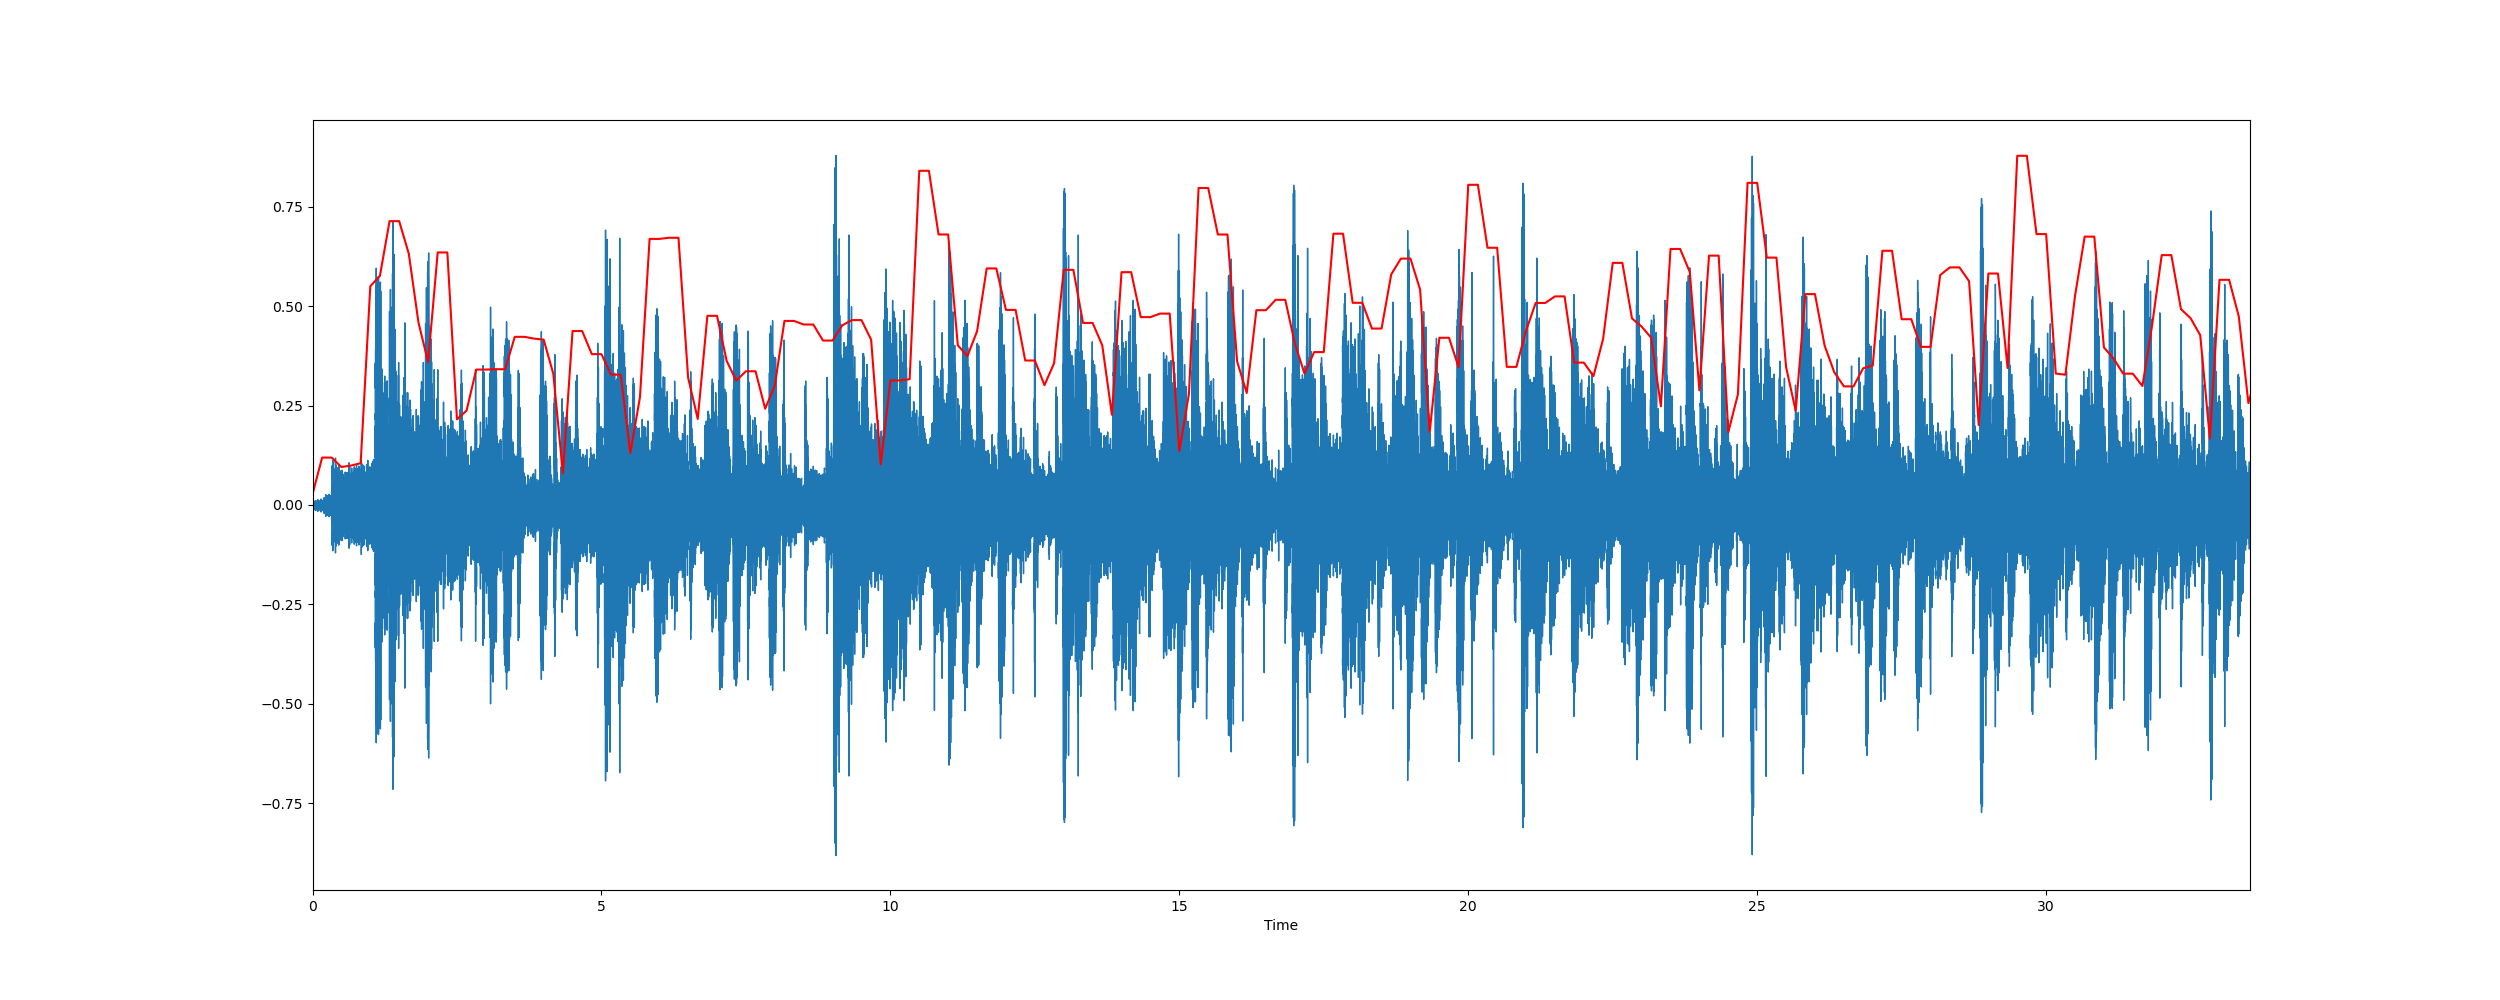

Source code (Python):
import  librosa
import librosa.display
import matplotlib.pyplot as plt
import numpy as np

debussy_file = "audios/sample1.wav"

debussy, sr = librosa.load(debussy_file)
sizeOfSignal = len(debussy)
FRAME_SIZE = 6144
HOP_LENGTH = int(FRAME_SIZE / 2)

def extractAmplitudeEnvelope(signal,  frame_size, hop_length):
    ae_signal = []
    for frame in range(0,len(signal),hop_length):
        current_frame_AE = (max(signal[frame:frame+frame_size]))
        ae_signal.append(current_frame_AE)
    return np.array(ae_signal)

def fancy_amplitude_envelope(signal, frame_size, hop_length):
    """Fancier Python code to calculate the amplitude envelope of a signal with a given frame size."""
    return np.array([max(signal[i:i+frame_size]) for i in range(0, len(signal), hop_length)])

def AEvsOrgPlot(original_signal, ae_signal, hop_length):
    frames = range(len(ae_signal))
    t = librosa.frames_to_time(frames, hop_length)
    plt.figure(figsize=(25,10))
    librosa.display.waveplot(original_signal)
    plt.plot(t,ae_signal,color='red')
    plt.savefig("AE.png")

# aeDebussy = extractAmplitudeEnvelope(signal=debussy,frame_size=FRAME_SIZE,hop_length=HOP_LENGTH)
aeDebussy = fancy_amplitude_envelope(signal=debussy,frame_size=FRAME_SIZE,hop_length=HOP_LENGTH)
AEvsOrgPlot(original_signal=debussy, ae_signal=aeDebussy,hop_length=HOP_LENGTH)
print("Done !")